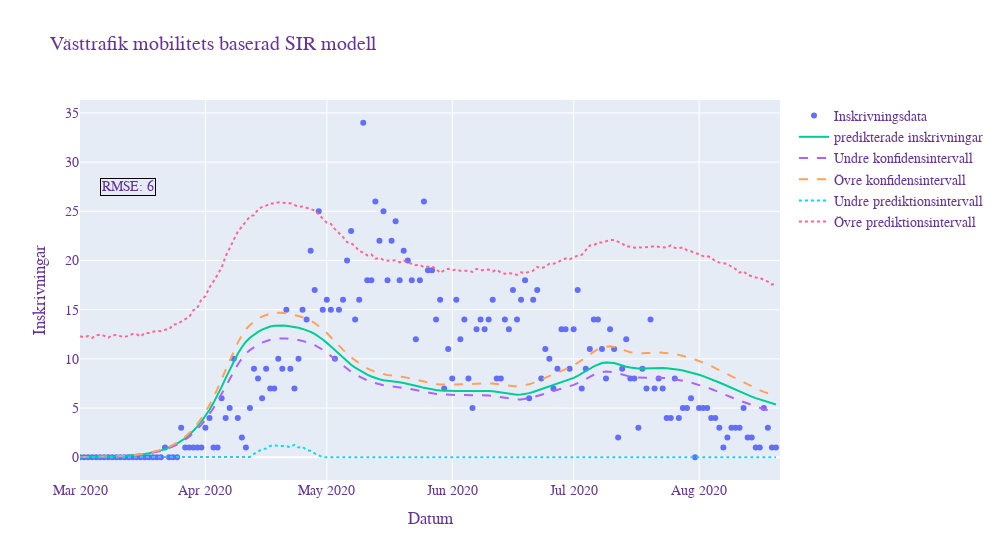

The notebook cell this image was saved under:
### Code cell
numBetas = 50 #number of betas used for normal dist for conf. intervalls
numEpsilon = 500

##################  Confidence intervall calculation
confint = np.zeros([prediction_time,2]) #defines confidence intervall arrays


# Generates an array of betas using normal dist.
betas=np.random.multivariate_normal(popt,pcov,numBetas) 
values = np.zeros((prediction_time,numBetas))

#Evalutes the model function for each given beta
for beta in range(len(betas)): 
  values[:,beta] = (modelfunction(t,*betas[beta]))

#Calculates the confidence intervals for each time step  
for day in range(len(t)):
  confint[day,0]=np.quantile(values[day,:],0.025)
  confint[day,1]=np.quantile(values[day,:],0.975)
  

##################  Prediction intervall calculation

#calcuales standard deviation of residual between model and data
std_residual = np.std(modelfunction(t_fittingdata,*popt)-dailyAdmissions[:fittingPoints], ddof=2) #calcuales standard deviation of residual between model and data
predint = np.zeros([prediction_time,2])

#init of arrays/matrix
temp = []
pred_matrix = np.zeros((prediction_time,(numBetas*numEpsilon)))

#loops trough model values each day a adds the error values generated from t-dist to 
#each prediction and returns the prediction matrix
for day in range(prediction_time): 
  for beta in range(len(betas)):
      temp =  np.add(modelfunction(t,*betas[beta])[day],tdist.rvs(prediction_time,0,std_residual,numEpsilon))
      pred_matrix[day,(beta*numEpsilon):(beta*numEpsilon+numEpsilon)] = temp

#calculates the prediction intervals for each time step
for day in range(prediction_time): #calculates the prediction intervals
    predint[day,0] = np.quantile(pred_matrix[day],0.025)
    predint[day,1] = np.quantile(pred_matrix[day],0.975)
     

fig = go.Figure() 
#plots the fitting admission data points
fig.add_trace(go.Scatter( 
                    x=pd.Series(pd.date_range("2020-03-01", freq="D", periods=fittingPoints)), 
                    y=dailyAdmissions,
                    mode='markers',
                    name='Inskrivningsdata'))
#plots all the available admission data points
fig.add_trace(go.Scatter( 
                    x=pd.Series(pd.date_range(pd.to_datetime('2020-03-01')+timedelta(days=fittingPoints), freq="D", periods=prediction_time-fittingPoints)),
                    y=dailyAdmissions[fittingPoints:],
                    mode='markers',
                    marker=dict(
                        color='firebrick',
                    ),
                    name='Admission data'))
#plots model admissions
fig.add_trace(go.Scatter(
                    x=pd.Series(pd.date_range("2020-03-01", freq="D", periods=prediction_time)), 
                    y=modelfunction(t,*popt),
                    mode='lines',
                    name='predikterade inskrivningar'))
#plots lower confidence interval
fig.add_trace(go.Scatter(
                    x=pd.Series(pd.date_range("2020-03-01", freq="D", periods=prediction_time)), 
                    y=confint[:,0],
                    mode='lines',
                    name='Undre konfidensintervall',
                    line = dict( width=2, dash='dash')))
#plots Upper confidence interval
fig.add_trace(go.Scatter(
                    x=pd.Series(pd.date_range("2020-03-01", freq="D", periods=prediction_time)), 
                    y=confint[:,1],
                    mode='lines',
                    name='Övre konfidensintervall',
                    line = dict(width=2, dash='dash')))
#plots lower prediction interval
fig.add_trace(go.Scatter(
                    x=pd.Series(pd.date_range("2020-03-01", freq="D", periods=prediction_time)), 
                    y=predint[:,0],
                    mode='lines',
                    name='Undre prediktionsintervall',
                    line = dict(width=2, dash='dot')))
#plots upper prediction interval
fig.add_trace(go.Scatter(
                    x=pd.Series(pd.date_range("2020-03-01", freq="D", periods=prediction_time)), 
                    y=predint[:,1],
                    mode='lines',
                    name='Övre prediktionsintervall',
                    line = dict(width=2, dash='dot')))
#plots RMSE annotation box
fig.add_annotation(x=pd.to_datetime("2020-03-01"),y=0, 
                   text=f"RMSE: {math.floor(mean_squared_error(dailyAdmissions[:prediction_time],modelfunction(t,*popt), squared = False))}",
                   showarrow=False,
                   bordercolor="black",
                   xshift=48,
                   yshift=270
                  )
fig.update_layout(
                    title='Västtrafik mobilitets baserad SIR modell',
                    xaxis_title='Datum',
                    yaxis_title='Inskrivningar',
                    autosize=False,
                    width=1000,
                    xaxis_range=["2020-03-01",pd.to_datetime('2020-03-01')+timedelta(days=prediction_time)],
                    
                    font=dict(
                      family="Courier New, monospace",
                      size=14,
                      color="RebeccaPurple"
                    )
)
fig.show()

### Figure 1 — Plotly figure (JSON) as saved in the notebook; plotly's stock layout.template omitted (floating-point values rounded to 4 significant figures; data arrays with more than 128 entries replaced by an {"elided": "..."} marker saying what was removed)
{"data": [{"mode": "markers", "name": "Inskrivningsdata", "type": "scatter", "x": {"elided": "173 str values"}, "y": {"elided": "173 int values"}}, {"marker": {"color": "firebrick"}, "mode": "markers", "name": "Admission data", "type": "scatter", "x": [], "y": []}, {"mode": "lines", "name": "predikterade inskrivningar", "type": "scatter", "x": {"elided": "173 str values"}, "y": {"elided": "173 float values"}}, {"line": {"dash": "dash", "width": 2}, "mode": "lines", "name": "Undre konfidensintervall", "type": "scatter", "x": {"elided": "173 str values"}, "y": {"elided": "173 float values"}}, {"line": {"dash": "dash", "width": 2}, "mode": "lines", "name": "Övre konfidensintervall", "type": "scatter", "x": {"elided": "173 str values"}, "y": {"elided": "173 float values"}}, {"line": {"dash": "dot", "width": 2}, "mode": "lines", "name": "Undre prediktionsintervall", "type": "scatter", "x": {"elided": "173 str values"}, "y": {"elided": "173 float values"}}, {"line": {"dash": "dot", "width": 2}, "mode": "lines", "name": "Övre prediktionsintervall", "type": "scatter", "x": {"elided": "173 str values"}, "y": {"elided": "173 float values"}}], "layout": {"annotations": [{"bordercolor": "black", "showarrow": false, "text": "RMSE: 6", "x": "2020-03-01T00:00:00", "xshift": 48, "y": 0, "yshift": 270}], "autosize": false, "font": {"color": "RebeccaPurple", "family": "Courier New, monospace", "size": 14}, "title": {"text": "Västtrafik mobilitets baserad SIR modell"}, "width": 1000, "xaxis": {"range": ["2020-03-01", "2020-08-21T00:00:00"], "title": {"text": "Datum"}}, "yaxis": {"title": {"text": "Inskrivningar"}}}}
